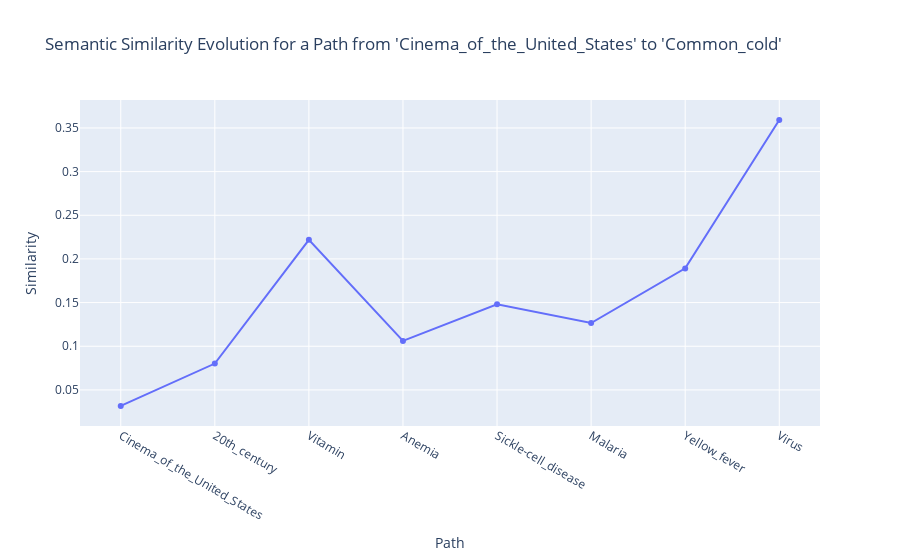

Source (notebook cell):
### Code cell
from src.scripts.data_story.plots.semantic_path_example import semantic_path_example
from src.utils.strategies.semantic_strategy import semantic_increase_score

path = graph_data["paths_finished"]["path"][9876]
print(path)
fig = semantic_path_example(path)
fig.show()
print(f"SIS = {semantic_increase_score(path, path[-1])}")

### Figure 1 — Plotly figure (JSON) as saved in the notebook; plotly's stock layout.template omitted (floating-point values rounded to 4 significant figures)
{"data": [{"mode": "lines+markers", "name": "Semantic Similarities", "type": "scatter", "x": ["Cinema_of_the_United_States", "20th_century", "Vitamin", "Anemia", "Sickle-cell_disease", "Malaria", "Yellow_fever", "Virus", "Common_cold"], "y": [0.03163, 0.08019, 0.2219, 0.1061, 0.148, 0.1266, 0.1892, 0.359]}], "layout": {"title": {"text": "Semantic Similarity Evolution for a Path from 'Cinema_of_the_United_States' to 'Common_cold'"}, "xaxis": {"title": {"text": "Path"}}, "yaxis": {"title": {"text": "Similarity"}}}}
